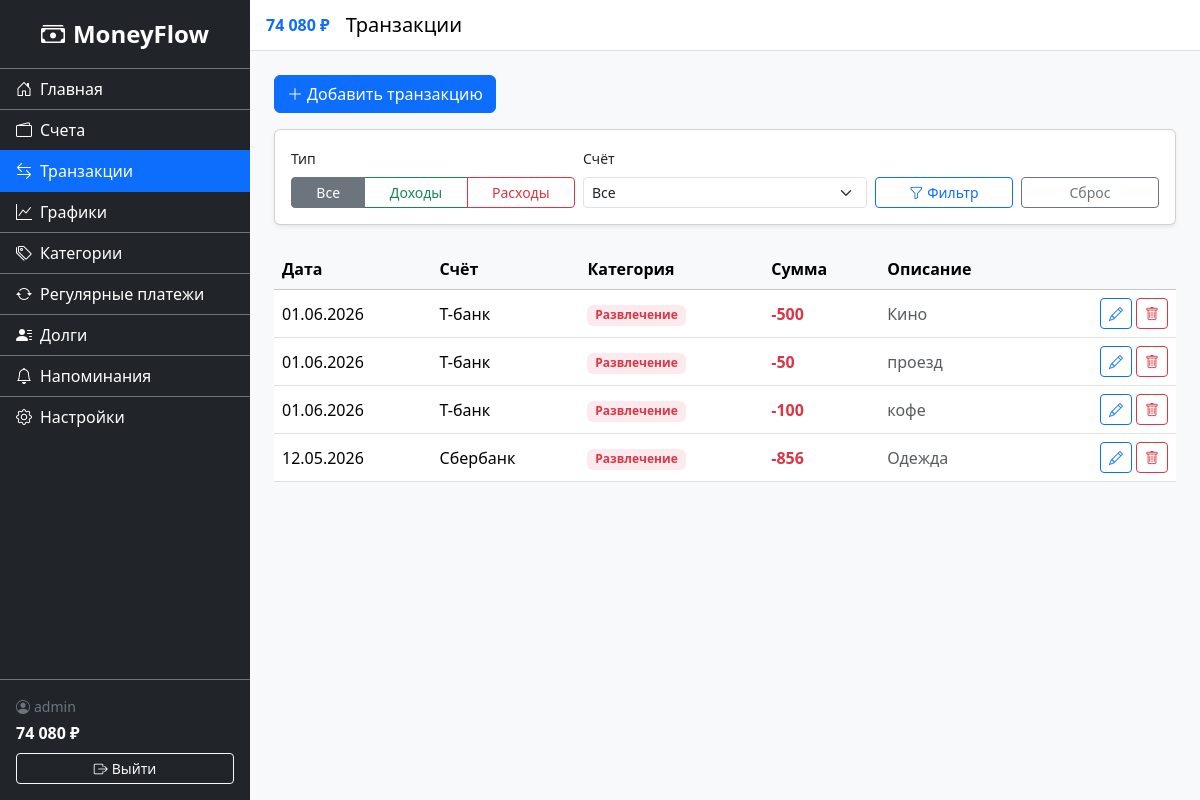
Screenshot of /finance/transactions/ (signed in) with the database file from the repository.
### accounts/models.py (models this page shows, shortened)
class CustomUser(AbstractUser):
    username = models.CharField(
        'Имя пользователя',
        max_length=150,
        unique=True,
        validators=[UnicodeUsernameValidator()],
        error_messages={'unique': 'Пользователь с таким именем уже существует.'},
    )
    phone_number = models.CharField(max_length=15, blank=True, null=True, verbose_name="Номер телефона")
    is_email_verified = models.BooleanField('Email подтверждён', default=False)

### finance/models.py (models this page shows, shortened)
class Transaction(models.Model):
    class TransactionType(models.TextChoices):
        INCOME = 'income', 'Доход'
        EXPENSE = 'expense', 'Расход'
    user = models.ForeignKey(settings.AUTH_USER_MODEL, on_delete=models.CASCADE, related_name='transactions')
    account = models.ForeignKey(Account, on_delete=models.CASCADE, related_name='transactions', verbose_name='Счёт')
    category = models.ForeignKey(Category, on_delete=models.SET_NULL, null=True, blank=True, related_name='transactions', verbose_name='Категория')
    type = models.CharField('Тип', max_length=7, choices=TransactionType.choices)
    amount = models.DecimalField('Сумма', max_digits=12, decimal_places=2, validators=[MinValueValidator(Decimal('0.01'))])
    date = models.DateField('Дата')
    description = models.CharField('Описание', max_length=255, blank=True)
    created_at = models.DateTimeField('Дата создания', auto_now_add=True)
    class Meta:
        verbose_name = 'Транзакция'
        verbose_name_plural = 'Транзакции'
        ordering = ['-date', '-created_at']

class Account(models.Model):
    class AccountType(models.TextChoices):
        CASH = 'cash', 'Наличные'
        CARD = 'card', 'Банковская карта'
        DEPOSIT = 'deposit', 'Вклад'
        CREDIT = 'credit', 'Кредитная карта'
    user = models.ForeignKey(settings.AUTH_USER_MODEL, on_delete=models.CASCADE, related_name='accounts')
    name = models.CharField('Название', max_length=100)
    balance = models.DecimalField('Баланс', max_digits=12, decimal_places=2, default=Decimal('0.00'))
    type = models.CharField('Тип', max_length=10, choices=AccountType.choices, default=AccountType.CARD)
    currency = models.CharField('Валюта', max_length=3, default='RUB')
    is_favorite = models.BooleanField('Избранный', default=False)
    created_at = models.DateTimeField('Дата создания', auto_now_add=True)
    class Meta:
        verbose_name = 'Счёт'
        verbose_name_plural = 'Счета'
        ordering = ['name']

class Category(models.Model):
    class CategoryType(models.TextChoices):
        INCOME = 'income', 'Доход'
        EXPENSE = 'expense', 'Расход'
    user = models.ForeignKey(settings.AUTH_USER_MODEL, on_delete=models.CASCADE, related_name='categories')
    name = models.CharField('Название', max_length=100)
    type = models.CharField('Тип', max_length=7, choices=CategoryType.choices)
    parent = models.ForeignKey('self', on_delete=models.CASCADE, null=True, blank=True, related_name='subcategories', verbose_name='Родительская категория')
    class Meta:
        verbose_name = 'Категория'
        verbose_name_plural = 'Категории'
        ordering = ['type', 'name']

### finance/views.py (the view)
# urls.py: path('transactions/', views.TransactionListView.as_view(), name='transaction_list'),
class TransactionListView(LoginRequiredMixin, ListView):
    model = Transaction
    template_name = 'finance/transaction_list.html'
    context_object_name = 'transactions'
    paginate_by = 20
    def get_queryset(self):
        qs = Transaction.objects.filter(user=self.request.user).select_related('account', 'category')
        txn_type = self.request.GET.get('type', '')
        account_id = self.request.GET.get('account', '')
        if txn_type:
            qs = qs.filter(type=txn_type)
        if account_id:
            qs = qs.filter(account_id=account_id)
        return qs
    def get_context_data(self, **kwargs):
        ctx = super().get_context_data(**kwargs)
        ctx['accounts'] = Account.objects.filter(user=self.request.user)
        ctx['selected_type'] = self.request.GET.get('type', '')
        ctx['selected_account'] = self.request.GET.get('account', '')
        return ctx

### finance/context_processors.py (called while the page is built)
def total_balance(request):
    if request.user.is_authenticated:
        balance = Account.objects.filter(user=request.user).aggregate(
            total=Sum('balance')
        )['total'] or 0
        return {'sidebar_balance': balance}
    return {'sidebar_balance': 0}

### finance/templatetags/finance_tags.py (called while the page is built)
@register.filter
def spaced(value):
    if value is None:
        return '0'
    num = float(value)
    is_neg = num < 0
    num = abs(num)
    int_part = int(num)
    frac = num - int_part
    int_str = str(int_part)
    result = ''
    while int_str:
        if len(int_str) <= 3:
            result = int_str + result
            int_str = ''
        else:
            result = ' ' + int_str[-3:] + result
            int_str = int_str[:-3]
    if frac >= 0.005:
        result += f'{frac:.2f}'[1:]
    return ('-' if is_neg else '') + result

### finance/templates/finance/transaction_list.html (shortened to what this page needs)
{% extends 'base.html' %}
{% load finance_tags %}
{% block page_title %}Транзакции{% endblock %}
{% block content %}
<div class="d-flex justify-content-between align-items-center mb-3">
    <a href="{% url 'finance:transaction_create' %}" class="btn btn-primary">
        <i class="bi bi-plus-lg me-1"></i>Добавить транзакцию
    </a>
</div>
<div class="card shadow-sm mb-4">
    <div class="card-body">
        <form method="get" class="row g-2 align-items-end">
            <div class="col-md-4">
                <label class="form-label small">Тип</label>
                <div class="btn-group w-100" role="group">
                    <button type="submit" name="type" value="" class="btn btn-outline-secondary btn-sm {% if selected_type == '' %}active{% endif %}">Все</button>
                    <button type="submit" name="type" value="income" class="btn btn-outline-success btn-sm {% if selected_type == 'income' %}active{% endif %}">Доходы</button>
                    <button type="submit" name="type" value="expense" class="btn btn-outline-danger btn-sm {% if selected_type == 'expense' %}active{% endif %}">Расходы</button>
                </div>
            </div>
            <div class="col-md-4">
                <label for="filter-account" class="form-label small">Счёт</label>
                <select name="account" id="filter-account" class="form-select form-select-sm">
                    <option value="">Все</option>
                </select>
            </div>
            <div class="col-md-2">
                <button type="submit" class="btn btn-outline-primary btn-sm w-100">
                    <i class="bi bi-funnel me-1"></i>Фильтр
                </button>
            </div>
            <div class="col-md-2">
                <a href="{% url 'finance:transaction_list' %}" class="btn btn-outline-secondary btn-sm w-100">Сброс</a>
            </div>
        </form>
    </div>
</div>
{% if transactions %}
<div class="table-responsive">
    <table class="table table-hover align-middle">
        <thead class="table-light">
            <tr>
                <th>Дата</th>
                <th>Счёт</th>
                <th>Категория</th>
                <th>Сумма</th>
                <th>Описание</th>
                <th></th>
            </tr>
        </thead>
        <tbody>
            {% for txn in transactions %}
            <tr>
                <td>{{ txn.date|date:'d.m.Y' }}</td>
                <td>{{ txn.account.name }}</td>
                <td>
                    {% if txn.category %}
                    <span class="badge {% if txn.type == 'income' %}bg-success{% else %}bg-danger{% endif %} bg-opacity-10 text-{% if txn.type == 'income' %}success{% else %}danger{% endif %}">
                        {{ txn.category.name }}
                    </span>
                    {% else %}
                    <span class="text-muted">—</span>
                    {% endif %}
                </td>
                <td class="fw-bold {% if txn.type == 'income' %}text-success{% else %}text-danger{% endif %}">
                    {% if txn.type == 'income' %}+{% else %}-{% endif %}{{ txn.amount|spaced }}
                </td>
                <td class="text-muted">{{ txn.description|default:'—' }}</td>
                <td>
                    <div class="d-flex gap-1 justify-content-end">
                        <a href="{% url 'finance:transaction_update' txn.pk %}" class="btn btn-outline-primary btn-sm">
                            <i class="bi bi-pencil"></i>
                        </a>
                        <a href="{% url 'finance:transaction_delete' txn.pk %}" class="btn btn-outline-danger btn-sm">
                            <i class="bi bi-trash"></i>
                        </a>
                    </div>
                </td>
            </tr>
            {% endfor %}
        </tbody>
    </table>
</div>
{% else %}
<div class="text-center text-muted py-5">
    <i class="bi bi-receipt display-3 d-block mb-3"></i>
    Нет транзакций. Добавьте первую транзакцию, чтобы начать учёт.
</div>
{% endif %}
{% endblock %}

### templates/base.html (shortened to what this page needs)
<!DOCTYPE html>
<html lang="ru">
<head>
    <link href="https://cdn.jsdelivr.net/npm/bootstrap@5.3.3/dist/css/bootstrap.min.css" rel="stylesheet">
    <link rel="stylesheet" href="https://cdn.jsdelivr.net/npm/bootstrap-icons@1.11.3/font/bootstrap-icons.css">
    {% load static %}
    {% load finance_tags %}
    <link rel="stylesheet" href="{% static 'css/styles.css' %}">
    <link rel="stylesheet" href="{% static 'css/dark-theme.css' %}" id="dark-theme" disabled>
</head>
<body>
    <div class="d-flex" id="wrapper">
        <div class="sidebar bg-dark text-white" id="sidebar-wrapper">
            <div class="sidebar-heading text-center py-3 fs-4 fw-bold border-bottom border-secondary">
                <i class="bi bi-cash-stack me-2"></i>MoneyFlow
            </div>
            <div class="list-group list-group-flush">
                <a href="{% url 'home' %}" class="list-group-item list-group-item-action bg-dark text-white border-secondary {% if request.resolver_match.url_name == 'home' %}active{% endif %}">
                    <i class="bi bi-house-door me-2"></i>Главная
                </a>
                <a href="{% url 'finance:account_list' %}" class="list-group-item list-group-item-action bg-dark text-white border-secondary {% if '/finance/accounts' in request.path %}active{% endif %}">
                    <i class="bi bi-wallet2 me-2"></i>Счета
                </a>
                <a href="{% url 'finance:transaction_list' %}" class="list-group-item list-group-item-action bg-dark text-white border-secondary {% if '/finance/transactions' in request.path %}active{% endif %}">
                    <i class="bi bi-arrow-left-right me-2"></i>Транзакции
                </a>
                <a href="{% url 'finance:charts' %}" class="list-group-item list-group-item-action bg-dark text-white border-secondary {% if '/finance/charts' in request.path %}active{% endif %}">
                    <i class="bi bi-graph-up me-2"></i>Графики
                </a>
                <a href="{% url 'finance:category_list' %}" class="list-group-item list-group-item-action bg-dark text-white border-secondary {% if '/finance/categories' in request.path %}active{% endif %}">
                    <i class="bi bi-tags me-2"></i>Категории
                </a>
                <a href="{% url 'finance:recurring_list' %}" class="list-group-item list-group-item-action bg-dark text-white border-secondary {% if '/finance/recurring' in request.path %}active{% endif %}">
                    <i class="bi bi-arrow-repeat me-2"></i>Регулярные платежи
                </a>
                <a href="{% url 'finance:debt_list' %}" class="list-group-item list-group-item-action bg-dark text-white border-secondary {% if '/finance/debts' in request.path %}active{% endif %}">
                    <i class="bi bi-person-lines-fill me-2"></i>Долги
                </a>
                <a href="{% url 'finance:reminder_list' %}" class="list-group-item list-group-item-action bg-dark text-white border-secondary {% if '/finance/reminders' in request.path %}active{% endif %}">
                    <i class="bi bi-bell me-2"></i>Напоминания
                </a>
                <a href="{% url 'accounts:settings' %}" class="list-group-item list-group-item-action bg-dark text-white border-secondary {% if '/accounts/settings' in request.path %}active{% endif %}">
                    <i class="bi bi-gear me-2"></i>Настройки
                </a>
            </div>
            <div class="sidebar-footer border-top border-secondary p-3 mt-auto">
                <span class="d-block small text-secondary">
                    <i class="bi bi-person-circle me-1"></i>{{ user.username }}
                </span>
                <span class="d-block fw-bold text-white fs-6 mt-1">
                    {{ sidebar_balance|spaced }} ₽
                </span>
                <form method="post" action="{% url 'accounts:logout' %}" class="mt-2">
                    <button type="submit" class="btn btn-outline-light btn-sm w-100">
                        <i class="bi bi-box-arrow-right me-1"></i>Выйти
                    </button>
                </form>
            </div>
        </div>
        <div id="page-content-wrapper" class="flex-grow-1">
            <nav class="navbar navbar-expand navbar-light bg-white border-bottom px-3">
                <span class="fw-bold me-3 text-primary">{{ sidebar_balance|spaced }} ₽</span>
                <span class="navbar-brand mb-0 h1 me-auto">{% block page_title %}Главная{% endblock %}</span>
            </nav>
            <div class="container-fluid p-4">
                {% block content %}{% endblock %}
            </div>
        </div>
    </div>
</body>
</html>

### static/css/styles.css (style rules this page uses)
#wrapper { min-height: 100vh; }
.sidebar { width: 250px; min-height: 100vh; display: flex; flex-direction: column; flex-shrink: 0; z-index: 1040; }
.sidebar .list-group-item { transition: background 0.2s; }
.sidebar .list-group-item.active { background: #0d6efd !important; border-color: #0d6efd !important; }
.sidebar-footer { margin-top: auto; }
#page-content-wrapper { min-width: 0; background: #f8f9fa; }

### rows the page displays
CustomUser: username "admin"
Transaction: date "01.06.2026", account.name "Т-банк", category.name "Развлечение", amount|spaced "500", description "Кино"
Transaction: date "01.06.2026", account.name "Т-банк", category.name "Развлечение", amount|spaced "50", description "проезд"
Transaction: date "01.06.2026", account.name "Т-банк", category.name "Развлечение", amount|spaced "100", description "кофе"
Transaction: date "12.05.2026", account.name "Сбербанк", category.name "Развлечение", amount|spaced "856", description "Одежда"

### other values shown
{{ sidebar_balance|spaced }} "74 080"
